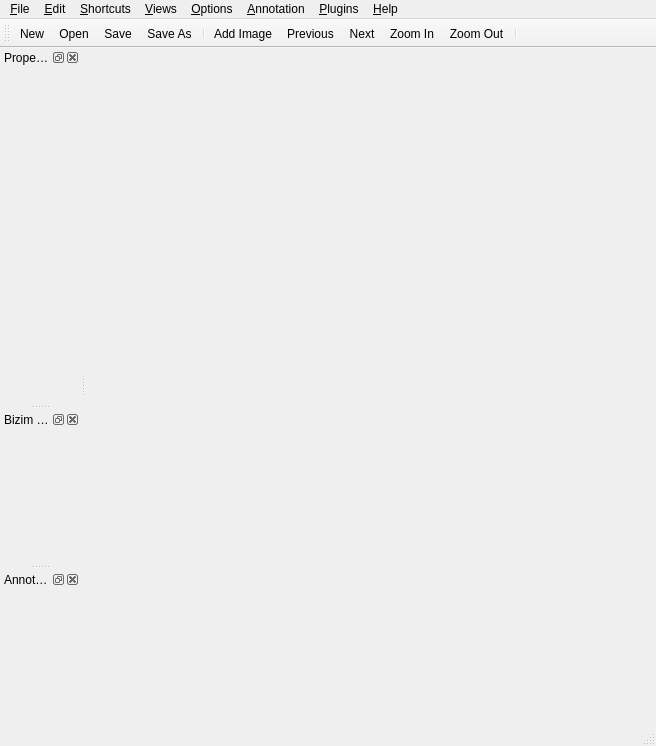
<?xml version="1.0" encoding="UTF-8"?>
<ui version="4.0">
 <class>MainWindow</class>
 <widget class="QMainWindow" name="MainWindow">
  <property name="geometry">
   <rect>
    <x>0</x>
    <y>0</y>
    <width>656</width>
    <height>746</height>
   </rect>
  </property>
  <property name="windowTitle">
   <string>sloth</string>
  </property>
  <property name="windowIcon">
   <iconset resource="icons.qrc">
    <normaloff>:/icons/sloth.svg</normaloff>:/icons/sloth.svg</iconset>
  </property>
  <widget class="QWidget" name="centralWidget"/>
  <widget class="QMenuBar" name="menubar">
   <property name="geometry">
    <rect>
     <x>0</x>
     <y>0</y>
     <width>656</width>
     <height>21</height>
    </rect>
   </property>
   <widget class="QMenu" name="menuFile">
    <property name="title">
     <string>&amp;File</string>
    </property>
    <addaction name="actionNew"/>
    <addaction name="actionOpen"/>
    <addaction name="actionSave"/>
    <addaction name="actionSave_As"/>
    <addaction name="separator"/>
    <addaction name="actionExit"/>
   </widget>
   <widget class="QMenu" name="menu_Edit">
    <property name="title">
     <string>&amp;Edit</string>
    </property>
    <addaction name="action_Add_Image"/>
   </widget>
   <widget class="QMenu" name="menu_Views">
    <property name="title">
     <string>&amp;Views</string>
    </property>
    <addaction name="actionLocked"/>
   </widget>
   <widget class="QMenu" name="menu_Help">
    <property name="title">
     <string>&amp;Help</string>
    </property>
    <addaction name="action_About"/>
   </widget>
   <widget class="QMenu" name="menuPlugins">
    <property name="title">
     <string>&amp;Plugins</string>
    </property>
   </widget>
   <widget class="QMenu" name="menuShortcuts">
    <property name="title">
     <string>&amp;Shortcuts</string>
    </property>
   </widget>
   <widget class="QMenu" name="menuOptions">
    <property name="title">
     <string>&amp;Options</string>
    </property>
   </widget>
   <widget class="QMenu" name="menuAnnotation">
    <property name="title">
     <string>&amp;Annotation</string>
    </property>
   </widget>
   <addaction name="menuFile"/>
   <addaction name="menu_Edit"/>
   <addaction name="menuShortcuts"/>
   <addaction name="menu_Views"/>
   <addaction name="menuOptions"/>
   <addaction name="menuAnnotation"/>
   <addaction name="menuPlugins"/>
   <addaction name="menu_Help"/>
  </widget>
  <widget class="QStatusBar" name="statusbar"/>
  <widget class="QToolBar" name="toolBar">
   <property name="windowTitle">
    <string>Toolbar</string>
   </property>
   <attribute name="toolBarArea">
    <enum>TopToolBarArea</enum>
   </attribute>
   <attribute name="toolBarBreak">
    <bool>false</bool>
   </attribute>
   <addaction name="actionNew"/>
   <addaction name="actionOpen"/>
   <addaction name="actionSave"/>
   <addaction name="actionSave_As"/>
   <addaction name="separator"/>
   <addaction name="action_Add_Image"/>
   <addaction name="actionPrevious"/>
   <addaction name="actionNext"/>
   <addaction name="actionZoom_In"/>
   <addaction name="actionZoom_Out"/>
   <addaction name="separator"/>
  </widget>
  <widget class="QDockWidget" name="dockProperties">
   <property name="enabled">
    <bool>true</bool>
   </property>
   <property name="minimumSize">
    <size>
     <width>80</width>
     <height>44</height>
    </size>
   </property>
   <property name="windowTitle">
    <string>Properties</string>
   </property>
   <attribute name="dockWidgetArea">
    <number>1</number>
   </attribute>
   <widget class="QWidget" name="dockPropertiesContents"/>
  </widget>





  <widget class="QDockWidget" name="pencere">
   <property name="windowTitle">
    <string>Bizim Pencere</string>
   </property>
   <attribute name="dockWidgetArea">
    <number>1</number>
   </attribute>
   <widget class="QWidget" name="pencereContents"/>
  </widget>



  
  <widget class="QDockWidget" name="dockAnnotations">
   <property name="windowTitle">
    <string>Annotations</string>
   </property>
   <attribute name="dockWidgetArea">
    <number>1</number>
   </attribute>
   <widget class="QWidget" name="dockAnnotationsContents"/>
  </widget>
  <action name="actionOpen">
   <property name="icon">
    <iconset resource="icons.qrc">
     <normaloff>:/icons/folder_table.png</normaloff>:/icons/folder_table.png</iconset>
   </property>
   <property name="text">
    <string>&amp;Open</string>
   </property>
   <property name="statusTip">
    <string>Open existing annotation file</string>
   </property>
   <property name="shortcut">
    <string>Ctrl+O</string>
   </property>
  </action>
  <action name="actionNew">
   <property name="icon">
    <iconset resource="icons.qrc">
     <normaloff>:/icons/page_white_text.png</normaloff>:/icons/page_white_text.png</iconset>
   </property>
   <property name="text">
    <string>&amp;New</string>
   </property>
   <property name="statusTip">
    <string>Create new annotation file</string>
   </property>
  </action>
  <action name="actionSave">
   <property name="icon">
    <iconset resource="icons.qrc">
     <normaloff>:/icons/disk.png</normaloff>:/icons/disk.png</iconset>
   </property>
   <property name="text">
    <string>&amp;Save</string>
   </property>
   <property name="shortcut">
    <string>Ctrl+S</string>
   </property>
  </action>
  <action name="actionExit">
   <property name="icon">
    <iconset resource="icons.qrc">
     <normaloff>:/icons/door_in.png</normaloff>:/icons/door_in.png</iconset>
   </property>
   <property name="text">
    <string>&amp;Exit</string>
   </property>
   <property name="menuRole">
    <enum>QAction::QuitRole</enum>
   </property>
  </action>
  <action name="action_Add_Image">
   <property name="icon">
    <iconset resource="icons.qrc">
     <normaloff>:/icons/picture_add.png</normaloff>:/icons/picture_add.png</iconset>
   </property>
   <property name="text">
    <string>&amp;Add Image</string>
   </property>
   <property name="shortcut">
    <string>Ctrl+I</string>
   </property>
  </action>
  <action name="actionNext">
   <property name="icon">
    <iconset resource="icons.qrc">
     <normaloff>:/icons/arrow_right.png</normaloff>:/icons/arrow_right.png</iconset>
   </property>
   <property name="text">
    <string>Next</string>
   </property>
  </action>
  <action name="actionPrevious">
   <property name="icon">
    <iconset resource="icons.qrc">
     <normaloff>:/icons/arrow_left.png</normaloff>:/icons/arrow_left.png</iconset>
   </property>
   <property name="text">
    <string>Previous</string>
   </property>
  </action>
  <action name="actionZoom_In">
   <property name="icon">
    <iconset resource="icons.qrc">
     <normaloff>:/icons/zoom_in.png</normaloff>:/icons/zoom_in.png</iconset>
   </property>
   <property name="text">
    <string>Zoom In</string>
   </property>
  </action>
  <action name="actionZoom_Out">
   <property name="icon">
    <iconset resource="icons.qrc">
     <normaloff>:/icons/zoom_out.png</normaloff>:/icons/zoom_out.png</iconset>
   </property>
   <property name="text">
    <string>Zoom Out</string>
   </property>
  </action>
  <action name="actionMask">
   <property name="checkable">
    <bool>true</bool>
   </property>
   <property name="text">
    <string>Mask</string>
   </property>
   <property name="shortcut">
    <string>M</string>
   </property>
  </action>
  <action name="actionSelection">
   <property name="checkable">
    <bool>true</bool>
   </property>
   <property name="text">
    <string>Selection</string>
   </property>
   <property name="shortcut">
    <string>S</string>
   </property>
  </action>
  <action name="actionRectangle">
   <property name="checkable">
    <bool>true</bool>
   </property>
   <property name="text">
    <string>Rectangle</string>
   </property>
   <property name="shortcut">
    <string>R</string>
   </property>
  </action>
  <action name="actionSave_As">
   <property name="icon">
    <iconset resource="icons.qrc">
     <normaloff>:/icons/disk_multiple.png</normaloff>:/icons/disk_multiple.png</iconset>
   </property>
   <property name="text">
    <string>Save &amp;As</string>
   </property>
  </action>
  <action name="action_About">
   <property name="text">
    <string>&amp;About</string>
   </property>
  </action>
  <action name="actionPoint">
   <property name="checkable">
    <bool>true</bool>
   </property>
   <property name="text">
    <string>Point</string>
   </property>
   <property name="shortcut">
    <string>P</string>
   </property>
  </action>
  <action name="actionLocked">
   <property name="checkable">
    <bool>true</bool>
   </property>
   <property name="text">
    <string>&amp;Locked</string>
   </property>
  </action>
 </widget>
 <resources>
  <include location="icons.qrc"/>
 </resources>
 <connections/>
</ui>
